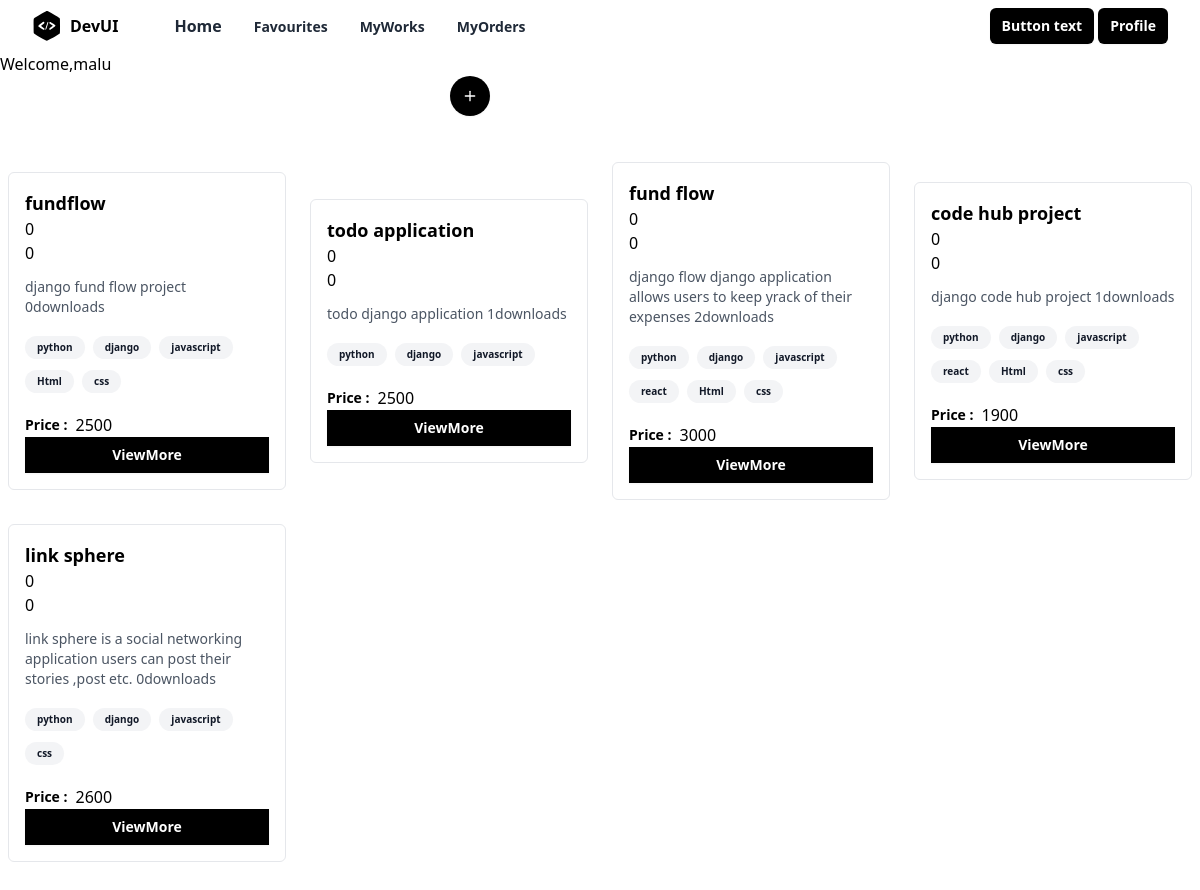
Screenshot of /index/ (signed in) with the database file from the repository.
### store/models.py (models this page shows, shortened)
class Project(models.Model):
    title=models.CharField(max_length=100)
    description=models.TextField()
    tag_objects=models.ManyToManyField(Tag)
    owner=models.ForeignKey(User,on_delete=models.CASCADE,related_name="projects")
    thumbnail=EmbedVideoField()
    price=models.PositiveIntegerField()
    files=models.FileField(upload_to="projects",null=True)
    created_date=models.DateTimeField(auto_now_add=True)
    updated_date=models.DateTimeField(auto_now=True)
    is_active=models.BooleanField(default=True)
    @property
    def downloads(self):
       return OrderSummary.objects.filter(is_paid=True,project_object=self).count()
    @property
    def review_count(self):
        return self.project_reviews.all().count()
    @property
    def average_rating(self):
        return self.project_reviews.all().values('rating').aggregate(avg=Avg('rating')).get('avg',0)

class Tag(models.Model):
    title=models.CharField(max_length=100,unique=True)
    created_date=models.DateTimeField(auto_now_add=True)
    updated_date=models.DateTimeField(auto_now=True)
    is_active=models.BooleanField(default=True)
    def __str__(self):
        return self.title

### store/views.py (the view)
# urls.py: path('index/',views.IndexView.as_view(),name="index"),
class IndexView(View):
    template_name="store/index.html"
    def get(self,request,*args,**kwargs):
        qs=Project.objects.all().exclude(owner=request.user)
        return render(request,self.template_name,{"projects":qs})

### store/templates/store/index.html (shortened to what this page needs)
{%extends 'store/base.html'%}
{%load embed_video_tags %}
{%block main_block%}
<h2>Welcome,{{request.user}}</h2>
<div class="w-1/4 mx-auto">
  <a href="{%url 'project-add'%}"
    type="button"
    class="rounded-full bg-black px-3 py-3 text-sm font-semibold text-white shadow-sm hover:bg-black/80 focus-visible:outline focus-visible:outline-2 focus-visible:outline-offset-2 focus-visible:outline-black"
  >
  <svg
    xmlns="http://www.w3.org/2000/svg"
    width="24"
    height="24"
    viewBox="0 0 24 24"
    fill="none"
    stroke="currentColor"
    stroke-width="2"
    stroke-linecap="round"
    stroke-linejoin="round"
    class="h-4 w-4"
  >
    <line x1="12" y1="5" x2="12" y2="19"></line>
    <line x1="5" y1="12" x2="19" y2="12"></line>
  </svg>
  </a>
</div>
<div class="mx-auto grid w-full max-w-7xl items-center space-y-4 px-2 py-10 md:grid-cols-2 md:gap-6 md:space-y-0 lg:grid-cols-4">
  {%for p in projects%}
  <div class="rounded-md border">
    <div class="p-4">
      <h1 class="inline-flex items-center text-lg font-semibold">
        {{p.title}}
      </h1>
      <p>{{p.review_count}}</p>
      <p>{%if p.average_rating%}
            {{p.average_rating}}
          {%else%}
              0
          {%endif%}
      </p>
      <p class="mt-3 text-sm text-gray-600">
        {{p.description}}
        {{p.downloads}}downloads
      </p>
      <div class="mt-4">
        {%for t in p.tag_objects.all%}
        <span class="mb-2 mr-1 inline-block rounded-full bg-gray-100 px-3 py-1 text-[10px] font-semibold text-gray-900">
          {{t}}
        </span>
        {%endfor%}
      </div>
      <div class="mt-3 flex items-center space-x-2">
        <span class="block text-sm font-semibold">Price : </span>
        <span class="block">{{p.price}}</span>
      </div>
      <a href="{%url 'project-detail' p.id%}"
      type="button"
      class="w-full block text-center bg-black px-3 py-2 text-sm font-semibold text-white shadow-sm hover:bg-yellow-600/80 focus-visible:outline focus-visible:outline-2 focus-visible:outline-offset-2 focus-visible:outline-yellow-600"
    >
      ViewMore
    </a>
    </div>
  </div>
  {%endfor%}
</div>
{%endblock%}

### store/templates/store/base.html (shortened to what this page needs)
<!doctype html>
<html>
<head>
  <link rel="stylesheet" href="https://cdn.jsdelivr.net/npm/tailwindcss@2.2.19/dist/tailwind.min.css">
  <script src="https://cdn.tailwindcss.com"></script>
</head>
<body>
  <div class="relative w-full bg-white">
    <div class="mx-auto flex max-w-7xl items-center justify-between px-4 py-2 sm:px-6 lg:px-8">
      <div class="inline-flex items-center space-x-2">
        <span>
        </span>
        <div class="ml-2"> <span class="font-bold ">DevUI</span>
        </div>
        <div class="ml-2">
          <ul class="ml-12 inline-flex space-x-8">
             <li class="space-x-1">
              <a
              href="{%url 'index'%}"
              class="font-semibold text-gray-800 hover:text-gray-900"
               >
              Home
              </a>
            </li>
             <li>
              <a
              href="{%url 'my-cart'%}"
              class="text-sm font-semibold text-gray-800 hover:text-gray-900"
              >
              Favourites
              </a>
            </li>
            <li>
            <a
              href="{%url 'myworks'%}"
              class="text-sm font-semibold text-gray-800 hover:text-gray-900"
            >
              MyWorks
            </a>
            </li>
            <li>
              <a
                href="{%url 'order-summary'%}"
                class="text-sm font-semibold text-gray-800 hover:text-gray-900"
              >
                MyOrders
              </a>
              </li>
        </ul>
      </div>
      </div>
      <div class="hidden lg:block">
        <button
          type="button"
          class="rounded-md bg-black px-3 py-2 text-sm font-semibold text-white shadow-sm hover:bg-black/80 focus-visible:outline focus-visible:outline-2 focus-visible:outline-offset-2 focus-visible:outline-black"
        >
          Button text
        </button>
        <a href="{%url 'profile-update' request.user.profile.id%}"
          type="button"
          class="rounded-md bg-black px-3 py-2 text-sm font-semibold text-white shadow-sm hover:bg-black/80 focus-visible:outline focus-visible:outline-2 focus-visible:outline-offset-2 focus-visible:outline-black"
        >
          Profile
        </a>
      </div>
    </div>
  </div>
  {%block main_block%}
  {%endblock%}
</body>
</html>

### rows the page displays
Project: title "fundflow", review_count "0", description "django fund flow project", downloads "0", price "2500"
Tag: title "python"
Tag: title "django"
Tag: title "javascript"
Tag: title "Html"
Tag: title "css"
Project: title "todo application", review_count "0", description "todo django application", downloads "1", price "2500"
Project: title "fund flow", review_count "0", description "django flow django application allows users to keep yrack of their expenses", downloads "2", price "3000"
Tag: title "react"
Project: title "code hub project", review_count "0", description "django code hub project", downloads "1", price "1900"
Project: title "link sphere", review_count "0", description "link sphere is a social networking application users can post their stories ,post etc.", downloads "0", price "2600"

### other values shown
{{ request.user }} "malu"
